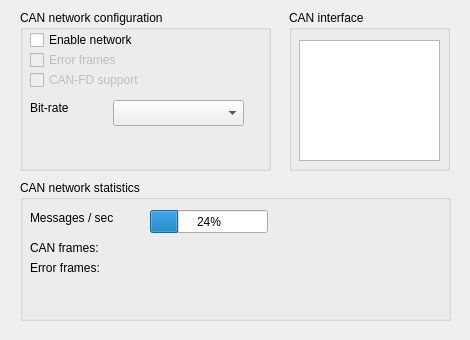
<?xml version="1.0" encoding="UTF-8"?>
<ui version="4.0">
 <class>NetworkConfig</class>
 <widget class="QWidget" name="NetworkConfig">
  <property name="geometry">
   <rect>
    <x>0</x>
    <y>0</y>
    <width>470</width>
    <height>340</height>
   </rect>
  </property>
  <property name="sizePolicy">
   <sizepolicy hsizetype="Fixed" vsizetype="Fixed">
    <horstretch>0</horstretch>
    <verstretch>0</verstretch>
   </sizepolicy>
  </property>
  <property name="windowTitle">
   <string>CAN network</string>
  </property>
  <widget class="QGroupBox" name="groupBox">
   <property name="geometry">
    <rect>
     <x>20</x>
     <y>180</y>
     <width>431</width>
     <height>141</height>
    </rect>
   </property>
   <property name="title">
    <string>CAN network statistics</string>
   </property>
   <widget class="QProgressBar" name="progressBar">
    <property name="geometry">
     <rect>
      <x>130</x>
      <y>30</y>
      <width>118</width>
      <height>23</height>
     </rect>
    </property>
    <property name="value">
     <number>24</number>
    </property>
   </widget>
   <widget class="QLabel" name="label_2">
    <property name="geometry">
     <rect>
      <x>10</x>
      <y>30</y>
      <width>101</width>
      <height>16</height>
     </rect>
    </property>
    <property name="text">
     <string>Messages / sec</string>
    </property>
   </widget>
   <widget class="QLabel" name="label_3">
    <property name="geometry">
     <rect>
      <x>10</x>
      <y>80</y>
      <width>101</width>
      <height>16</height>
     </rect>
    </property>
    <property name="text">
     <string>Error frames:</string>
    </property>
   </widget>
   <widget class="QLabel" name="label_4">
    <property name="geometry">
     <rect>
      <x>10</x>
      <y>60</y>
      <width>101</width>
      <height>16</height>
     </rect>
    </property>
    <property name="text">
     <string>CAN frames:</string>
    </property>
   </widget>
  </widget>
  <widget class="QGroupBox" name="groupBox_2">
   <property name="geometry">
    <rect>
     <x>20</x>
     <y>10</y>
     <width>251</width>
     <height>161</height>
    </rect>
   </property>
   <property name="title">
    <string>CAN network configuration</string>
   </property>
   <widget class="QComboBox" name="comboBox">
    <property name="geometry">
     <rect>
      <x>93</x>
      <y>90</y>
      <width>131</width>
      <height>26</height>
     </rect>
    </property>
   </widget>
   <widget class="QLabel" name="label">
    <property name="geometry">
     <rect>
      <x>10</x>
      <y>90</y>
      <width>59</width>
      <height>16</height>
     </rect>
    </property>
    <property name="text">
     <string>Bit-rate</string>
    </property>
   </widget>
   <widget class="QCheckBox" name="checkBox">
    <property name="geometry">
     <rect>
      <x>10</x>
      <y>20</y>
      <width>171</width>
      <height>20</height>
     </rect>
    </property>
    <property name="text">
     <string>Enable network</string>
    </property>
   </widget>
   <widget class="QCheckBox" name="checkBox_2">
    <property name="enabled">
     <bool>false</bool>
    </property>
    <property name="geometry">
     <rect>
      <x>10</x>
      <y>40</y>
      <width>171</width>
      <height>20</height>
     </rect>
    </property>
    <property name="text">
     <string>Error frames</string>
    </property>
   </widget>
   <widget class="QCheckBox" name="checkBox_3">
    <property name="enabled">
     <bool>false</bool>
    </property>
    <property name="geometry">
     <rect>
      <x>10</x>
      <y>60</y>
      <width>171</width>
      <height>20</height>
     </rect>
    </property>
    <property name="text">
     <string>CAN-FD support</string>
    </property>
   </widget>
  </widget>
  <widget class="QGroupBox" name="groupBox_3">
   <property name="geometry">
    <rect>
     <x>289</x>
     <y>10</y>
     <width>161</width>
     <height>161</height>
    </rect>
   </property>
   <property name="title">
    <string>CAN interface</string>
   </property>
   <widget class="QGraphicsView" name="graphicsView">
    <property name="geometry">
     <rect>
      <x>10</x>
      <y>30</y>
      <width>141</width>
      <height>121</height>
     </rect>
    </property>
    <property name="toolTip">
     <string>Click to select CAN interface</string>
    </property>
    <property name="toolTipDuration">
     <number>-1</number>
    </property>
   </widget>
  </widget>
 </widget>
 <resources/>
 <connections/>
</ui>
